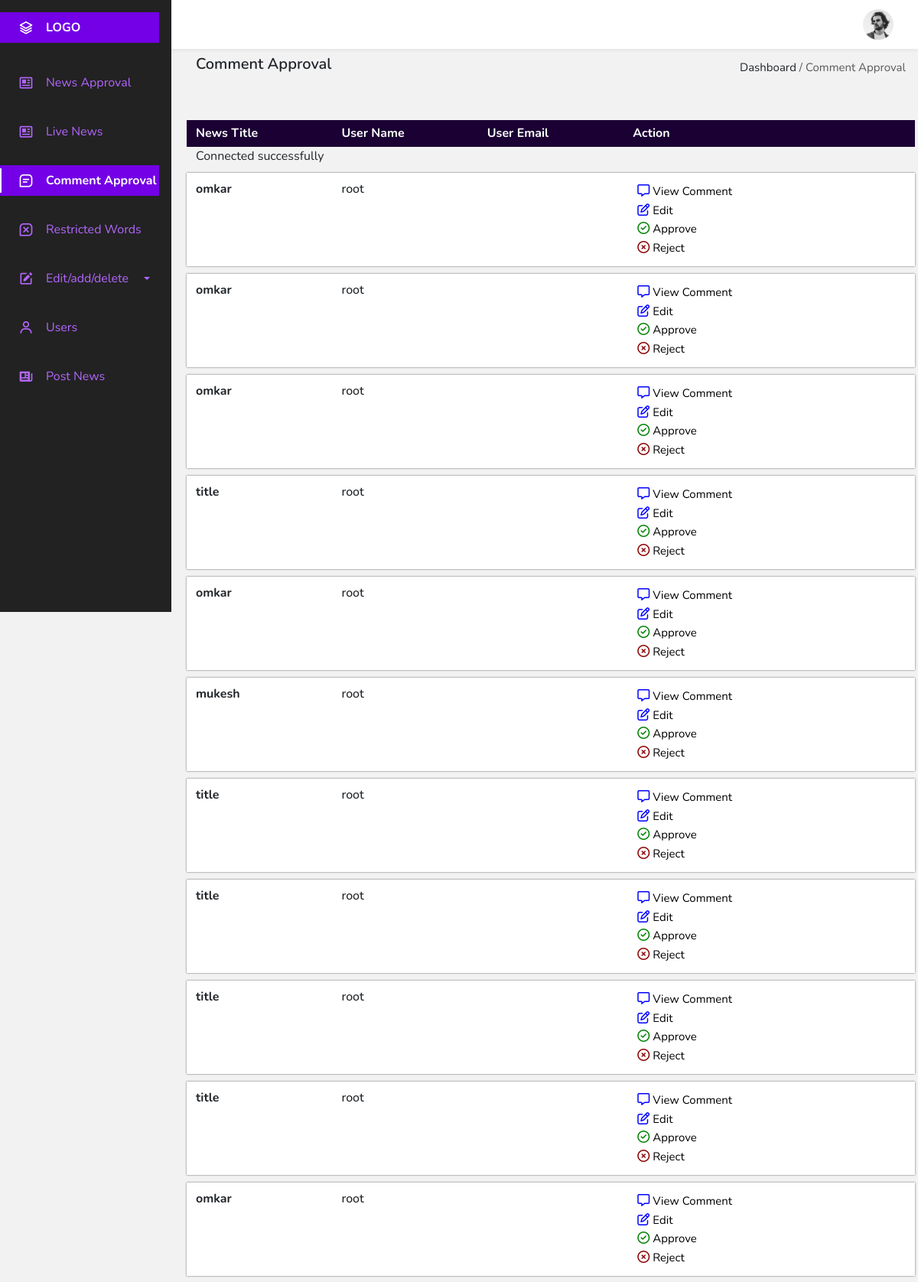
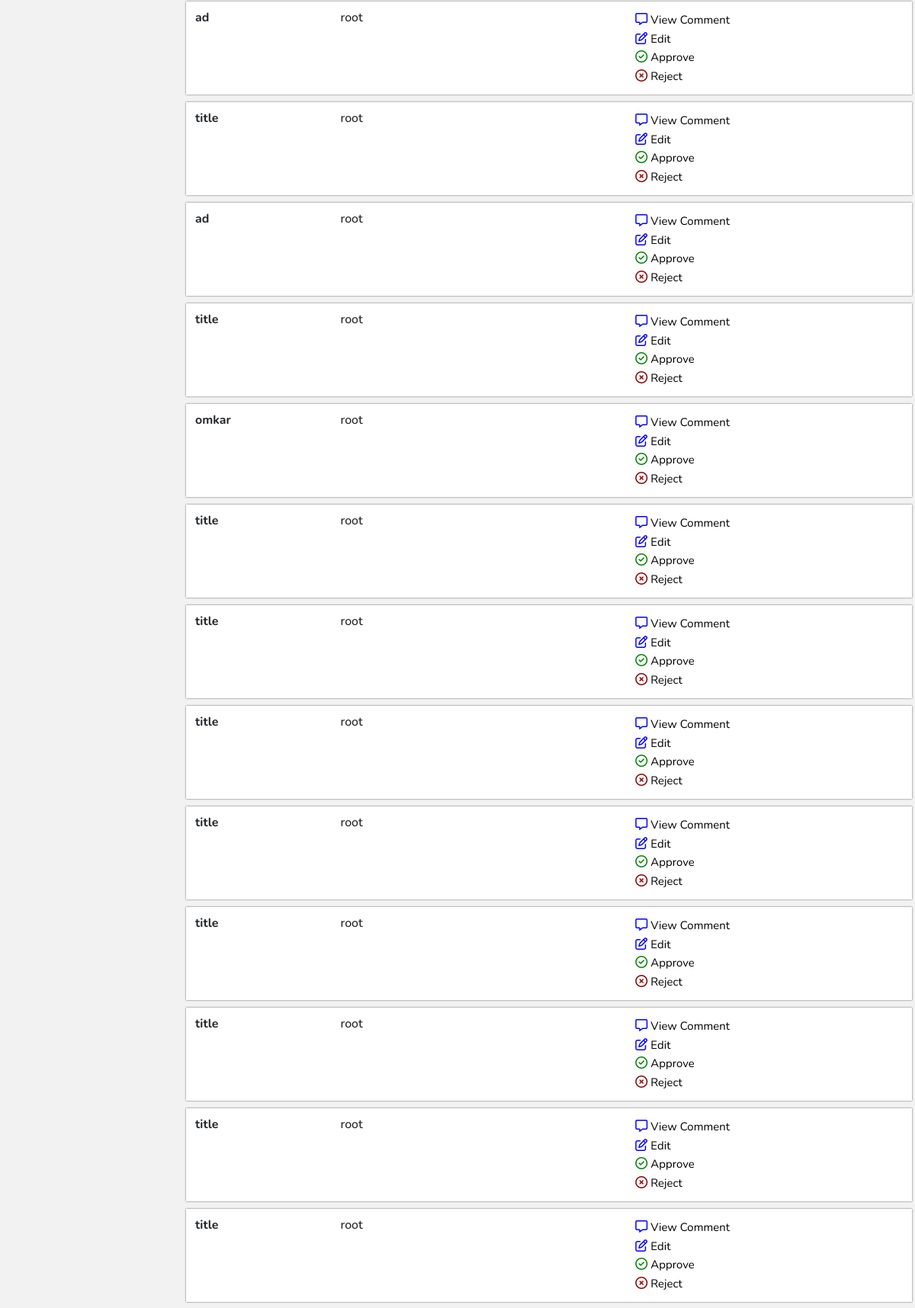
The page /public_html/admin_panel/comment.php (upper part) on the database its author committed (2 pictures, top to bottom).
### tables this page shows
CREATE TABLE `comments` (
  `com_id` int(11) NOT NULL,
  `user_id` int(11) NOT NULL,
  `post_id` int(11) NOT NULL,
  `comment` text NOT NULL,
  `flag` int(11) NOT NULL DEFAULT 0
);

CREATE TABLE `posts` (
  `post_id` int(11) NOT NULL,
  `title` text NOT NULL,
  `description` text NOT NULL,
  `filename` varchar(100) NOT NULL,
  `url` text NOT NULL,
  `keywords` text NOT NULL,
  `date` date NOT NULL,
  `cat_id` text NOT NULL,
  `sub_id` int(11) NOT NULL,
  `state_id` text NOT NULL,
  `city_id` text NOT NULL,
  `district_id` text NOT NULL,
  `user_id` int(11) NOT NULL,
  `views` int(11) NOT NULL DEFAULT 0,
  `flag` int(11) NOT NULL DEFAULT 0,
  `status` int(2) DEFAULT 0
);

### public_html/admin_panel/comment.php (the view, shortened to what this page needs)
<!DOCTYPE html>
<html lang="en">
<head>
    <link href='https://cdn.jsdelivr.net/npm/boxicons@2.0.5/css/boxicons.min.css' rel='stylesheet'>
    <link href="https://cdn.jsdelivr.net/npm/bootstrap@5.0.0-beta1/dist/css/bootstrap.min.css" rel="stylesheet">
    <link rel="stylesheet" href="style.css">
</head>
<body id="body-pd">
    <header class="header" id="header">
        <div class="header__img">
            <img src="perfil.jpg" alt="">
        </div>
    </header>
    <div class="l-navbar" id="nav-bar">
        <nav class="nav">
            <div>
                <a href="#" class="nav__logo">
                    <i class='bx bx-layer nav__logo-icon'></i>
                    <span class="nav__logo-name">LOGO</span>
                </a>
                <div class="nav__list">
                    <a href="index.php" class="nav__link">
                        <i class='bx bx-news nav__icon'></i>
                        <span class="nav__name">News Approval</span>
                    </a>
                    <a href="live_news.php" class="nav__link">
                        <i class='bx bx-news nav__icon'></i>
                        <span class="nav__name">Live News</span>
                    </a>
                    <a href="comment.php" class="nav__link active">
                        <i class='bx bx-message-square-detail nav__icon'></i>
                        <span class="nav__name">Comment Approval</span>
                    </a>
                    <a href="restricted.php" class="nav__link">
                        <i class='bx bx-message-square-x nav__icon'></i>
                        <span class="nav__name">Restricted Words</span>
                    </a>
                    <a class=" nav__link nav-link dropdown-toggle nav__line1" href="#" id="navbarDropdown" role="button" data-bs-toggle="dropdown" aria-expanded="false">
                        <i class='bx bxs-edit nav__icon'></i>
                        <span class="nav__name">Edit/add/delete</span>
                    </a>
                    <a href="user.php" class="nav__link">
                        <i class='bx bx-user nav__icon'></i>
                        <span class="nav__name">Users</span>
                    </a>
                <a href="postNews.php" class="nav__link">
                    <i class='bx bxs-news nav__icon'></i>
                    <span class="nav__name">Post News</span>
                </a>
            </div>
        </div>
    </nav>
</div>
<section id="tab1">
    <div class="navbar">
        <div class="navbar-left">
            <h5>Comment Approval</h5>
        </div>
        <div class="navbar-right">
            <p>Dashboard <span class="p-span">/ Comment Approval</span></p>
        </div>
    </div>
    <div class="row title-sec">
        <div class="col">
            <h6>News Title</h6>
        </div>
        <div class="col">
            <h6>User Name</h6>
        </div>
        <div class="col">
            <h6>User Email</h6>
        </div>
        <div class="col">
            <h6>Action</h6>
        </div>
        <div class="col"></div>
    </div>
    <?php
    include 'db.php';
    $comm = mysqli_query($con, "SELECT * FROM comments where flag='0' ");
    while ($row = mysqli_fetch_array($comm)) {
     $comid = $row['com_id'];
     $postid = $row['post_id'];
     $titl = mysqli_query($con, "SELECT * FROM posts where post_id='$postid' ");
     while ($row = mysqli_fetch_array($titl)) {
        $title = $row['title'];
    }
    ?>
    <div class="row">
        <div class="col-12 table1">
            <div class="row row1">
                <div class="col">
                    <h6 class="h6-1"><?php echo $title; ?></h6>
                </div>
                <div class="col">
                    <h6><?php echo $username; ?></h6>
                </div>
                <div class="col">
                </div>
                <div class="col">
                    <button class="action-btn" onclick="togglePopup1(<?php echo $comid; ?>)" ><i class="far fa-comment-alt"></i>View Comment</button>
                    <button class="action-btn" onclick="togglePopup(<?php echo $comid; ?>)" ><i class="far fa-edit"></i>Edit</button>
                    <form action="comment_check.php?msg=<?php echo $comid; ?>" method="post">
                        <button type="submit" value="accept" name="check" class="action-btn1"><i class="far fa-check-circle"></i>Approve</button>
                        <button type="submit" value="reject" name="check" class="action-btn2" onclick="openform1();"><i class="far fa-times-circle"></i>Reject</button>
                    </form>
                </div>
                <div class="col">
                </div>
            </div>
        </div>
</div>
<?php }
    ?>
</section>
</body>
</html>

### public_html/admin_panel/style.css (style rules this page uses)
:root { --header-height: 3rem; --nav-width: 224px; --first-color: #4723D9; --first-color-light: #AFA5D9; --white-color: #F7F6FB; --body-font: 'Nunito', sans-serif; --normal-font-size: 1rem; --z-fixed: 100; }
body { position: relative; margin: var(--header-height) 0 0 0; padding: 0 1rem; font-family: var(--body-font); font-size: var(--normal-font-size); transition: .5s; }
a { text-decoration: none; }
.header { width: 100%; height: var(--header-height); position: fixed; top: 0; left: 0; display: flex; align-items: center; justify-content: space-between; padding: 0 1rem; background-color: var(--white-color); z-index: var(--z-fixed); transition: .5s; }
.header__img { width: 35px; height: 35px; display: flex; justify-content: center; border-radius: 50%; overflow: hidden; }
.header__img img { width: 40px; }
.l-navbar { position: fixed; top: 0; left: -30%; width: var(--nav-width); height: 100vh; background: #222222; padding: .5rem 1rem 0 0; transition: .5s; z-index: var(--z-fixed); }
.nav { height: 100%; display: flex; flex-direction: column; justify-content: space-between; overflow: hidden; }
.nav__logo, .nav__link { display: grid; grid-template-columns: max-content max-content; align-items: center; column-gap: 1rem; padding: .5rem 0 .5rem 1.5rem; }
.nav__line1 { display: flex; }
.nav__logo { background: #7300e6; margin-bottom: 2rem; }
.nav__logo-icon { font-size: 1.25rem; color: #fff; }
.nav__logo-name { color: #fff; font-weight: 700; }
.nav__link { position: relative; color: #b366ff; margin-bottom: 1.5rem; transition: .3s; }
.nav__icon { font-size: 1.25rem; }
nav .active { font-weight: bold; background: #7300e6; color: #fff; }
.active::before { content: ''; position: absolute; left: 0; width: 2px; height: 32px; background-color: var(--white-color); }
@media screen and (min-width: 768px) { body { margin: calc(var(--header-height) + 1rem) 0 0 0; padding-left: calc(var(--nav-width) + 2rem); background-color: #f2f2f2; } }
@media screen and (min-width: 768px) { .header { height: calc(var(--header-height) + 1rem); padding: 0 2rem 0 calc(var(--nav-width) + 2rem); background-color: #fff; box-shadow: 0px 0px 6px #d9d9d9; } }
@media screen and (min-width: 768px) { .header__img { width: 40px; height: 40px; } }
@media screen and (min-width: 768px) { .header__img img { width: 45px; } }
@media screen and (min-width: 768px) { .l-navbar { left: 0; padding: 1rem 1rem 0 0; } }
@media screen and (min-width: 768px) { #tab1 .navbar-left h5 { font-weight: 600; } }
@media screen and (min-width: 768px) { #tab1 .navbar-right p { font-size: 15px; margin-bottom: 0; } }
@media screen and (min-width: 768px) { #tab1 .p-span { color: #595959 } }
@media screen and (min-width: 768px) { #tab1 .title-sec { margin-top: 45px; background: #1a0033; color: #fff; padding: 8px 0 0 0; } }
@media screen and (min-width: 768px) { #tab1 .title-sec h6 { font-weight: bold; } }
@media screen and (min-width: 768px) { #tab1 .table1 { background-color: #fff; margin-top: 10px; box-shadow: 0px 0px 2px #595959; } }
@media screen and (min-width: 768px) { .h6-1 { font-weight: bold; margin-bottom: 0; } }
@media screen and (min-width: 768px) { #tab1 .table1 h6 { margin-bottom: 0; } }
@media screen and (min-width: 768px) { #tab1 .row1 { padding: 12px 0; } }
@media screen and (min-width: 768px) { #tab1 .action-btn1, #tab1 .action-btn2, #tab1 .action-btn { border: none; background: none; outline: none; font-size: 15px; } }
@media screen and (min-width: 768px) { #tab1 .action-btn1 i { font-size: 16px; margin-right: 4px; color: green; } }
@media screen and (min-width: 768px) { #tab1 .action-btn2 i { font-size: 16px; margin-right: 4px; color: darkred; } }
@media screen and (min-width: 768px) { #tab1 .action-btn i { font-size: 16px; margin-right: 4px; color: blue; } }

### rows shown on the page
comments: post.title "omkar"
comments: post.title "omkar"
comments: post.title "omkar"
comments: post.title "title"
comments: post.title "omkar"
comments: post.title "mukesh"
comments: post.title "title"
comments: post.title "title"
comments: post.title "title"
comments: post.title "title"
comments: post.title "omkar"
comments: post.title "ad"
comments: post.title "title"
comments: post.title "ad"
comments: post.title "title"
comments: post.title "omkar"
comments: post.title "title"
comments: post.title "title"
comments: post.title "title"
comments: post.title "title"
comments: post.title "title"
comments: post.title "title"
comments: post.title "title"
comments: post.title "title"
